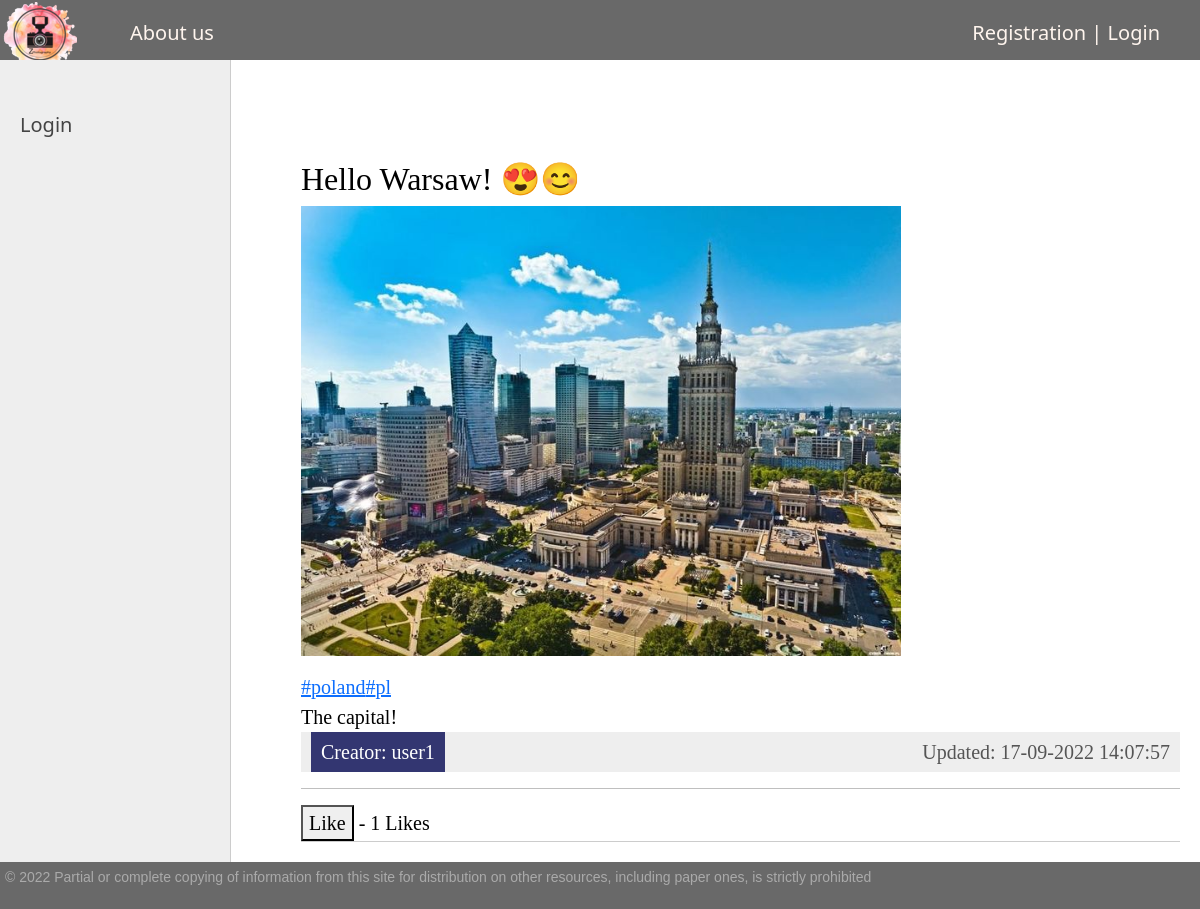
/post/hello-warsaw/, run on the app's committed database.
### main/models.py (models this page shows, shortened)
class Article(models.Model):
    title = models.CharField(max_length=255, verbose_name='Tittle')
    slug = AutoSlugField(populate_from='title', unique=True, db_index=True, verbose_name='URL')
    content = models.TextField(blank=True)
    time_create = models.DateTimeField(auto_now_add=True)
    time_update = models.DateTimeField(auto_now=True)
    is_published = models.BooleanField(default=True)
    creator = models.ForeignKey('UserAccount', on_delete=models.CASCADE,
                                blank=True, null=True, related_name='Author')
    likes = models.ManyToManyField('UserAccount', blank=True, related_name='Liked_Post')
    tags = TaggableManager()
    def total_likes(self):
        return self.likes.count()
    class Meta:
        ordering = ['-time_create', 'title']

class Images(models.Model):
    article = models.ForeignKey(Article, on_delete=models.CASCADE, null=True, blank=True)
    image = models.ImageField("photos/%Y/%m/%d")

class UserAccount(User, models.Model):
    slug = AutoSlugField(populate_from='username', db_index=True, unique=True, verbose_name='URL/Login')
    birth = models.DateField(verbose_name='Birth day', default=timezone.now)
    avatar = models.ImageField(upload_to='users/avatar', null=True, blank=True)
    about_user = models.TextField(verbose_name='Profile info', blank=True)
    friends = models.ManyToManyField('self', blank=True, symmetrical=False)
    User.email = models.EmailField(verbose_name='Email address', unique=True)
    email_verify = models.BooleanField(default=True)
    def __str__(self):
        return self.slug
    def get_absolute_url(self):
        return reverse('profile', kwargs={'usr_slug': self.slug})

### main/views.py (the view)
# urls.py: path('post/<slug:post_slug>/', ViewArticle.as_view(), name='post_view'),
class ViewArticle(DataMixin, DetailView):
    model = Article
    template_name = 'main/article.html'
    slug_url_kwarg = 'post_slug'
    context_object_name = 'post'
    def get_context_data(self, *, object_list=None, **kwargs):
        stuff = get_object_or_404(Article, slug=self.kwargs[self.slug_url_kwarg])
        total_likes = stuff.total_likes()
        liked = False
        if stuff.likes.filter(id=self.request.user.id).exists():
            liked = True
        context = super().get_context_data(**kwargs)
        context['liked'] = liked
        context['total_likes'] = total_likes
        c_def = self.get_user_context(title='Article',
                                      photos=Images.objects.filter(article__slug=self.kwargs['post_slug']))
        return dict(list(context.items()) + list(c_def.items()))

### main/utils.py (called while the page is built)
    def get_user_context(self, **kwargs):
        context = kwargs
        user_menu = menu.copy()
        if not self.request.user.is_authenticated:
            user_menu.pop(1)
        context['menu'] = user_menu
        return context

### templates/main/article.html (shortened to what this page needs)
{% extends 'main/base.html' %}
{% block content %}
    <ul class="list-articles">
        <li>
            <h2>{{ post.title }}</h2>
                {% for photo in photos %}
                <p><img class="img" src="{{ photo.image.url }}"></p>
                {% endfor %}
            <div style="display:flex">
                {% for tag in post.tags.all %}
                    <a href="{% url 'tagged' tag.slug %}" class="badge-info">#{{ tag }}</a>
                {% endfor %}
            </div>
            {% autoescape on %}
                {{ post.content }}
            {% endautoescape %}
            <div class="article-panel">
                <p class="first link-read-post"><a href="{{ post.creator.get_absolute_url }}">
                    Creator: {{ post.creator }}</a></p>
                <p class="last">Updated: {{ post.time_update|date:'d-m-Y H:i:s' }}</p>
            </div>
            <hr>
            <form action="{% url 'like_post' post.slug %}" method="POST">
                {% if liked %}
                    <button type="submit" name="post_slug" value="{{ post.slug }}">Unlike</button> - {{ total_likes }}
                    Likes
                {% else %}
                    <button type="submit" name="post_slug" value="{{ post.slug }}">Like</button> - {{ total_likes }}
                    Likes
                {% endif %}
            </form>
        </li>
    </ul>
{% endblock %}

### main/static/main/css/styles.css (style rules this page uses)
html, body { font-family: 'Arial'; margin: 0; padding: 0; height: 100%; width: 100%; color: #444; }
a { color: #0059b2; text-decoration: none; }
img { max-width: 600px; height: auto; }
p.link-read-post { text-align: right; }
p.link-read-post a { padding: 10px; min-width: 100px; background: #333671; color: #fff; text-decoration: none; }
div.article-panel { background: #eee; padding: 5px 10px 5px 10px; box-sizing: border-box; overflow: hidden; color: #555; }
div.article-panel p.first { margin: 0; float: left; }
div.article-panel p.last { margin: 0; float: right; }
ul.list-articles { list-style: none; margin: 0; padding: 0; }
ul.list-articles li { border-bottom: 1px solid #ccc; }

### data on the page
Article: title "Hello Warsaw! 😍😊", content "The capital!", creator "user1", time_update "17-09-2022 14:07:57"
Images: image (picture)
Tag: name "poland"
Tag: name "pl"

### other printed values
{{ m.title }} "About us"
{{ total_likes }} "1"
